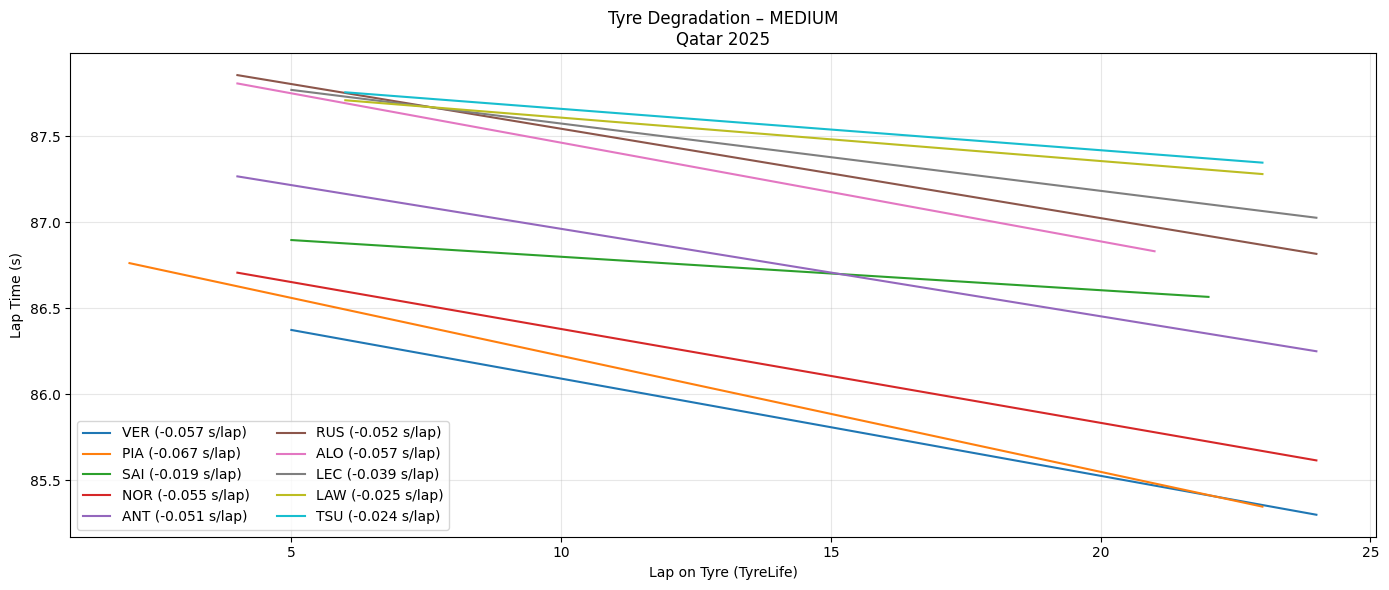

Reproduce this figure in Python.
import fastf1, os
import pandas as pd
import numpy as np
import matplotlib.pyplot as plt
from pathlib import Path

# ========= CONFIG =========
YEAR = 2025
GP = "Qatar"
SESSION = "R"
COMPOUND = "MEDIUM"      # SOFT / MEDIUM / HARD
TOP_N = 10             # Top N finishers
CACHE_DIR = Path("/content/fastf1_cache")

# ========= CACHE =========
CACHE_DIR.mkdir(parents=True, exist_ok=True)
fastf1.Cache.enable_cache(CACHE_DIR)

# ========= LOAD SESSION =========
session = fastf1.get_session(YEAR, GP, SESSION)
session.load()

laps = session.laps.copy()
laps = laps[laps["IsAccurate"]]

# Convert laptime to seconds
laps["LapTimeSec"] = laps["LapTime"].dt.total_seconds()

# ========= SELECT TOP DRIVERS =========
drivers = (
    session.results
    .sort_values("Position")
    .head(TOP_N)["Abbreviation"]
    .tolist()
)

laps = laps[laps["Driver"].isin(drivers)]

# ========= CLEAN LAPS =========
laps = laps[
    laps["PitInTime"].isna() &
    laps["PitOutTime"].isna() &
    (laps["Compound"] == COMPOUND)
]

# ========= REMOVE OUTLIERS (IQR PER DRIVER PER STINT) =========
clean = []

for (d, stint), dl in laps.groupby(["Driver", "Stint"]):
    if len(dl) < 5:
        continue

    q1, q3 = dl["LapTimeSec"].quantile([0.25, 0.75])
    iqr = q3 - q1

    dl = dl[
        (dl["LapTimeSec"] >= q1 - 1.5 * iqr) &
        (dl["LapTimeSec"] <= q3 + 1.5 * iqr)
    ]

    clean.append(dl)

clean = pd.concat(clean)

# ========= PLOT TYRE DEGRADATION =========
plt.figure(figsize=(14,6))

for d in drivers:
    dl = clean[clean["Driver"] == d]

    # pilih stint terpanjang untuk driver tsb
    if dl.empty:
        continue

    stint_id = (
        dl.groupby("Stint").size().idxmax()
    )

    stint_laps = dl[dl["Stint"] == stint_id]

    if len(stint_laps) < 5:
        continue

    x = stint_laps["TyreLife"]
    y = stint_laps["LapTimeSec"]

    # Linear regression → degradation slope
    z = np.polyfit(x, y, 1)
    y_fit = np.polyval(z, x)

    plt.plot(x, y_fit, label=f"{d} ({z[0]:+.03f} s/lap)")

plt.title(f"Tyre Degradation – {COMPOUND}\n{GP} {YEAR}")
plt.xlabel("Lap on Tyre (TyreLife)")
plt.ylabel("Lap Time (s)")
plt.grid(alpha=0.3)
plt.legend(ncol=2)
plt.tight_layout()
plt.show()
